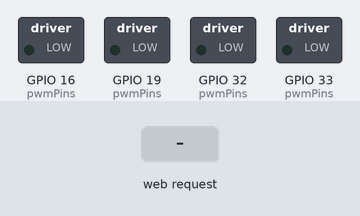
Simulated run of this program. Board: ESP32. Parts: switched loads named in the program (green lamp = pin HIGH). The test bench sets the inputs (shaded band). WiFi joins after 1.5 s; servers stay silent unless stated; what the program prints to the serial monitor is not drawn.

Above: at 2.7 s.
2.8 s: HTTP request GET /set?speed=1 received
At 3.8 s:
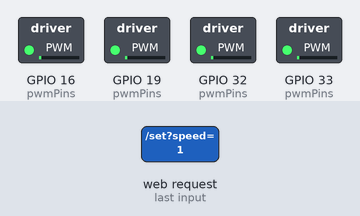
4.3 s: HTTP request GET /set?speed=120 received
At 5.0 s:
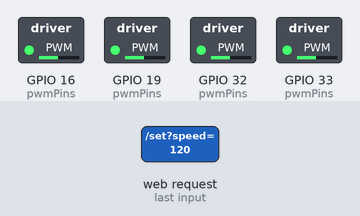
5.8 s: HTTP request GET /inc?motor=1 received
At 6.1 s:
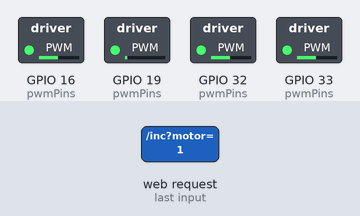
7.3 s: HTTP request GET /inc?motor=0 received
At 8.4 s:
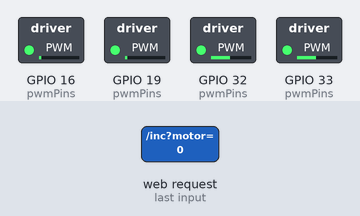
8.8 s: HTTP request GET /set?speed=1&motor=1 received
At 9.6 s:
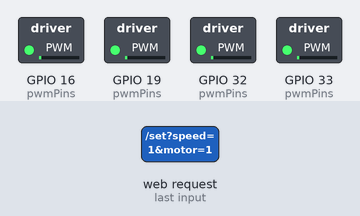
10.3 s: HTTP request GET /set?speed=120&motor=120 received
At 10.7 s:
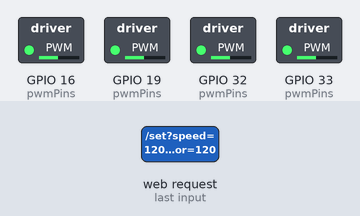
Timing chart, 0 to 12.8 s (numbered marks = the images above; inputs shaded):
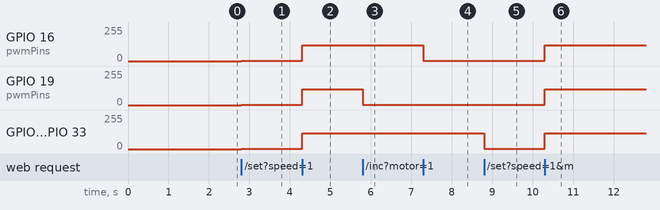

The program:

main.cpp
```cpp
#include <Arduino.h>
#include "MotorDriver.h"
#include <WiFi.h>
#include <WebServer.h>

// PWM配置
const uint8_t pwmPins[4] = {16, 19, 32, 33};
const uint8_t pwmChannels[4] = {0, 1, 2, 3};
const uint32_t pwmFreq = 20000;
const uint8_t pwmResolution = 8;

MotorDriver motors;
uint8_t motor_speed = 0;
uint8_t motor_speeds[4] = {0,0,0,0};

// WiFi配置
const char* ssid = "xiaoli";
const char* password = "11111111";

WebServer server(80);

void handleRoot() {
    String html = R"rawliteral(
    <html>
    <head>
        <meta charset="utf-8">
        <title>ESP32 电机速度控制</title>
        <style>
            body { font-size: 2em; text-align: center; }
            button { font-size: 1.2em; margin: 10px 10px; padding: 10px 30px; }
            #speedValues span { font-weight: bold; color: #0078D7; margin: 0 10px;}
        </style>
    </head>
    <body>
        <h1>ESP32 电机速度控制</h1>
        <button onclick="clearAll()">全部清零</button><br>
        <button onclick="incMotor(0)">电机1+</button>
        <button onclick="incMotor(1)">电机2+</button>
        <button onclick="incMotor(2)">电机3+</button>
        <button onclick="incMotor(3)">电机4+</button>
        <p id="speedValues">
            电机1: <span id="m0">0</span>
            电机2: <span id="m1">0</span>
            电机3: <span id="m2">0</span>
            电机4: <span id="m3">0</span>
        </p>
        <script>
            let speeds = [0,0,0,0];
            function updateSpeeds(arr) {
                for(let i=0;i<4;i++) {
                    document.getElementById("m"+i).textContent = arr[i];
                }
            }
            function clearAll() {
                fetch('/clear').then(r=>r.json()).then(data=>{
                    speeds = data.speeds;
                    updateSpeeds(speeds);
                });
            }
            function incMotor(idx) {
                fetch('/inc?motor='+idx).then(r=>r.json()).then(data=>{
                    speeds = data.speeds;
                    updateSpeeds(speeds);
                });
            }
            // 页面加载时获取当前速度
            fetch('/getspeeds').then(r=>r.json()).then(data=>{
                speeds = data.speeds;
                updateSpeeds(speeds);
            });
        </script>
    </body>
    </html>
    )rawliteral";
    server.send(200, "text/html", html);
}

void handleSet() {
    if (server.hasArg("speed")) {
        int speed = server.arg("speed").toInt();
        if (speed >= 0 && speed <= 255) {
            motor_speed = speed;
            motors.set_all_speed(motor_speed);
            server.send(200, "text/html", "<p>设置成功，当前速度: " + String(motor_speed) + "</p><a href='/'>返回</a>");
            Serial.print("WiFi设置电机速度为: ");
            Serial.println(motor_speed);
            return;
        }
    }
    server.send(400, "text/html", "<p>参数错误</p><a href='/'>返回</a>");
}

void handleGetSpeed() {
    server.send(200, "application/json", "{\"speed\":" + String(motor_speed) + "}");
}

void handleInc() {
    if (server.hasArg("motor")) {
        int idx = server.arg("motor").toInt();
        if (idx >= 0 && idx < 4) {
            if (motor_speeds[idx] < 255) motor_speeds[idx]++;
            motors.set_speed(idx, motor_speeds[idx]);
        }
    }
    server.send(200, "application/json",
        "{\"speeds\":[" + String(motor_speeds[0]) + "," + String(motor_speeds[1]) + "," +
        String(motor_speeds[2]) + "," + String(motor_speeds[3]) + "]}");
}

void handleClear() {
    for(int i=0;i<4;i++) {
        motor_speeds[i] = 0;
        motors.set_speed(i, 0);
    }
    server.send(200, "application/json",
        "{\"speeds\":[0,0,0,0]}");
}

void handleGetSpeeds() {
    server.send(200, "application/json",
        "{\"speeds\":[" + String(motor_speeds[0]) + "," + String(motor_speeds[1]) + "," +
        String(motor_speeds[2]) + "," + String(motor_speeds[3]) + "]}");
}

void setup() {
    Serial.begin(115200);
    motors.begin(pwmPins, pwmChannels, pwmFreq, pwmResolution);

    WiFi.mode(WIFI_STA);
    WiFi.begin(ssid, password);
    Serial.print("正在连接WiFi");
    while (WiFi.status() != WL_CONNECTED) {
        delay(500);
        Serial.print(".");
    }
    Serial.println("\nWiFi已连接，IP地址: ");
    Serial.println(WiFi.localIP());

    server.on("/", handleRoot);
    server.on("/set", handleSet);
    server.on("/getspeed", handleGetSpeed); // 新增
    server.on("/inc", handleInc); // 新增
    server.on("/clear", handleClear); // 新增
    server.on("/getspeeds", handleGetSpeeds); // 新增
    server.begin();
    Serial.println("Web服务器已启动");
}

void loop() {
    server.handleClient();

    // 检查WiFi连接状态，断开时关闭电机
    if (WiFi.status() != WL_CONNECTED) {
        motors.set_all_speed(0);
    }
}
```

IMU.h
```cpp
#ifndef IMU_H
#define IMU_H

#include <Adafruit_MPU6050.h>
#include <Adafruit_Sensor.h>

class IMU {
public:
    struct Data {
        float accel[3];  // x,y,z (m/s²)
        float gyro[3];    // x,y,z (rad/s)
        float pitch;      // 俯仰角
        float roll;       // 横滚角
    };

    bool init(uint8_t sda_pin = 21, uint8_t scl_pin = 22);
    bool update();
    const Data& data() const { return _data; }

private:
    Adafruit_MPU6050 _mpu;
    Data _data;
    uint32_t _last_update = 0;

    void _calculate_angles();
};
#endif
```

IMU.cpp
```cpp
#include "IMU.h"
#include <Wire.h>  // 必须包含Wire库


bool IMU::init(uint8_t sda_pin, uint8_t scl_pin) {
    Wire.begin(sda_pin, scl_pin);
    Wire.setClock(400000); // 400kHz I2C

    // if(!_mpu.begin(MPU6050_I2CADDR_DEFAULT, &Wire)){
    //     return false;
    // }

    _mpu.setAccelerometerRange(MPU6050_RANGE_8_G);
    _mpu.setGyroRange(MPU6050_RANGE_500_DEG);
    _mpu.setFilterBandwidth(MPU6050_BAND_21_HZ);

    return true;
}

bool IMU::update() {
    if(millis() - _last_update < 10) return false;

    sensors_event_t accel, gyro, temp;
    _mpu.getEvent(&accel, &gyro, &temp);

    _data.accel[0] = accel.acceleration.x;
    _data.accel[1] = accel.acceleration.y;
    _data.accel[2] = accel.acceleration.z;

    _data.gyro[0] = gyro.gyro.x * RAD_TO_DEG;
    _data.gyro[1] = gyro.gyro.y * RAD_TO_DEG;
    _data.gyro[2] = gyro.gyro.z * RAD_TO_DEG;

    _calculate_angles();
    _last_update = millis();
    return true;
}

void IMU::_calculate_angles() {
    // 使用加速度计计算姿态角
    _data.roll  = atan2(_data.accel[1], _data.accel[2]) * RAD_TO_DEG;
    _data.pitch = atan2(-_data.accel[0], sqrt(_data.accel[1]*_data.accel[1] +
                                         _data.accel[2]*_data.accel[2])) * RAD_TO_DEG;
}
```

MotorDriver.h
```cpp
#ifndef MOTOR_DRIVER_H
#define MOTOR_DRIVER_H

#include <Arduino.h>

class MotorDriver {
public:
    void begin(const uint8_t pins[4], const uint8_t Channels[4], uint32_t freq , uint8_t resolution );
    void set_speed(uint8_t motor_index, uint8_t speed);
    void set_all_speed(uint8_t speed);
    void emergency_stop();

private:
    uint8_t _pins[4];
    uint8_t _channels[4];
    uint8_t _resolution;
    uint8_t _pwmResolution;
};

#endif
```

MotorDriver.cpp
```cpp
#include "MotorDriver.h"
#include <Arduino.h>


void MotorDriver::begin(const uint8_t pins[4], const uint8_t Channels[4], uint32_t freq , uint8_t resolution ) {
    for(uint8_t i=0; i<4; i++){
        _pins[i] = pins[i];
        _channels[i] = Channels[i];
        ledcSetup(_channels[i], freq, resolution);
        ledcAttachPin(_pins[i], _channels[i]);
    }
    _resolution = resolution;
 //   emergency_stop();
}

void MotorDriver::set_speed(uint8_t motor_index, uint8_t speed) {
    if(motor_index >= 4) return;
    speed = constrain(speed, 0, (1 << _resolution) - 1);
    ledcWrite(_channels[motor_index], speed);
}

void MotorDriver::set_all_speed(uint8_t speed) {
    speed = constrain(speed, 0, (1 << _resolution) - 1);
    for(uint8_t i=0; i<4; i++){
        ledcWrite(_channels[i], speed);
    }
}

void MotorDriver::emergency_stop() {
   // memset(_channels, 0, sizeof(_channels)); // 快速清零
    set_all_speed(0);
}
```

Measured:
- after the input at 2.8 s, GPIO 16 (pwmPins), GPIO 19 (pwmPins), GPIO 32 (pwmPins), GPIO 33 (pwmPins): 0/255 → 1/255 at once
- after the input at 4.3 s, GPIO 16 (pwmPins), GPIO 19 (pwmPins), GPIO 32 (pwmPins), GPIO 33 (pwmPins): 1/255 → 120/255 at once
- after the input at 5.8 s, GPIO 19 (pwmPins): 120/255 → 1/255 at once
- after the input at 7.3 s, GPIO 16 (pwmPins): 120/255 → 1/255 at once
- after the input at 8.8 s, GPIO 32 (pwmPins), GPIO 33 (pwmPins): 120/255 → 1/255 at once
- after the input at 10.3 s, GPIO 16 (pwmPins), GPIO 19 (pwmPins), GPIO 32 (pwmPins), GPIO 33 (pwmPins): 1/255 → 120/255 at once
